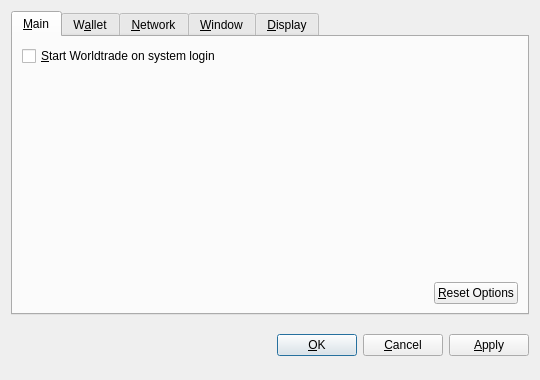
<?xml version="1.0" encoding="UTF-8"?>
<ui version="4.0">
 <class>OptionsDialog</class>
 <widget class="QDialog" name="OptionsDialog">
  <property name="geometry">
   <rect>
    <x>0</x>
    <y>0</y>
    <width>540</width>
    <height>380</height>
   </rect>
  </property>
  <property name="windowTitle">
   <string>Options</string>
  </property>
  <property name="modal">
   <bool>true</bool>
  </property>
  <layout class="QVBoxLayout" name="verticalLayout">
   <item>
    <widget class="QTabWidget" name="tabWidget">
     <property name="tabPosition">
      <enum>QTabWidget::North</enum>
     </property>
     <property name="currentIndex">
      <number>0</number>
     </property>
     <widget class="QWidget" name="tabMain">
      <attribute name="title">
       <string>&amp;Main</string>
      </attribute>
      <layout class="QVBoxLayout" name="verticalLayout_Main">
       <item>
        <widget class="QCheckBox" name="bitcoinAtStartup">
         <property name="toolTip">
          <string>Automatically start Worldtrade after logging in to the system.</string>
         </property>
         <property name="text">
          <string>&amp;Start Worldtrade on system login</string>
         </property>
        </widget>
       </item>
       <item>
        <spacer name="verticalSpacer_Main">
         <property name="orientation">
          <enum>Qt::Vertical</enum>
         </property>
         <property name="sizeHint" stdset="0">
          <size>
           <width>20</width>
           <height>40</height>
          </size>
         </property>
        </spacer>
       </item>
       <item>
        <layout class="QHBoxLayout" name="horizontalLayout_2_Main">
         <item>
          <spacer name="horizontalSpacer_2_Main">
           <property name="orientation">
            <enum>Qt::Horizontal</enum>
           </property>
           <property name="sizeHint" stdset="0">
            <size>
             <width>40</width>
             <height>20</height>
            </size>
           </property>
          </spacer>
         </item>
         <item>
          <widget class="QPushButton" name="resetButton">
           <property name="toolTip">
            <string>Reset all client options to default.</string>
           </property>
           <property name="text">
            <string>&amp;Reset Options</string>
           </property>
           <property name="autoDefault">
            <bool>false</bool>
           </property>
          </widget>
         </item>
        </layout>
       </item>
      </layout>
     </widget>
     <widget class="QWidget" name="tabWallet">
      <attribute name="title">
       <string>W&amp;allet</string>
      </attribute>
      <layout class="QVBoxLayout" name="verticalLayout_Network">
       <item>
        <widget class="QLabel" name="transactionFeeInfoLabel">
         <property name="text">
          <string>Optional transaction fee per kB that helps make sure your transactions are processed quickly. Most transactions are 1 kB.</string>
         </property>
         <property name="textFormat">
          <enum>Qt::PlainText</enum>
         </property>
         <property name="wordWrap">
          <bool>true</bool>
         </property>
        </widget>
       </item>
       <item>
        <layout class="QHBoxLayout" name="horizontalLayout_1_Main">
         <item>
          <widget class="QLabel" name="transactionFeeLabel">
           <property name="text">
            <string>Pay transaction &amp;fee</string>
           </property>
           <property name="textFormat">
            <enum>Qt::PlainText</enum>
           </property>
           <property name="buddy">
            <cstring>transactionFee</cstring>
           </property>
          </widget>
         </item>
         <item>
          <widget class="BitcoinAmountField" name="transactionFee"/>
         </item>
         <item>
          <spacer name="horizontalSpacer_1_Main">
           <property name="orientation">
            <enum>Qt::Horizontal</enum>
           </property>
           <property name="sizeHint" stdset="0">
            <size>
             <width>40</width>
             <height>20</height>
            </size>
           </property>
          </spacer>
         </item>
        </layout>
       </item>
       <item>
        <widget class="QLabel" name="label">
         <property name="text">
          <string>If you disable the spending of unconfirmed change, the change from a transaction cannot be used until that transaction has at least one confirmation. This also affects how your balance is computed.</string>
         </property>
         <property name="wordWrap">
          <bool>true</bool>
         </property>
        </widget>
       </item>
       <item>
        <widget class="QCheckBox" name="spendZeroConfChange">
         <property name="text">
          <string>Spend unconfirmed change  (experts only)</string>
         </property>
        </widget>
       </item>
       <item>
        <spacer name="verticalSpacer">
         <property name="orientation">
          <enum>Qt::Vertical</enum>
         </property>
         <property name="sizeHint" stdset="0">
          <size>
           <width>20</width>
           <height>40</height>
          </size>
         </property>
        </spacer>
       </item>
      </layout>
     </widget>
     <widget class="QWidget" name="tabNetwork">
      <attribute name="title">
       <string>&amp;Network</string>
      </attribute>
      <layout class="QVBoxLayout" name="verticalLayout_Network">
       <item>
        <widget class="QCheckBox" name="mapPortUpnp">
         <property name="toolTip">
          <string>Automatically open the Worldtrade client port on the router. This only works when your router supports UPnP and it is enabled.</string>
         </property>
         <property name="text">
          <string>Map port using &amp;UPnP</string>
         </property>
        </widget>
       </item>
       <item>
        <widget class="QCheckBox" name="connectSocks">
         <property name="toolTip">
          <string>Connect to the Worldtrade network through a SOCKS proxy (e.g. when connecting through Tor).</string>
         </property>
         <property name="text">
          <string>&amp;Connect through SOCKS proxy:</string>
         </property>
        </widget>
       </item>
       <item>
        <layout class="QHBoxLayout" name="horizontalLayout_Network">
         <item>
          <widget class="QLabel" name="proxyIpLabel">
           <property name="text">
            <string>Proxy &amp;IP:</string>
           </property>
           <property name="textFormat">
            <enum>Qt::PlainText</enum>
           </property>
           <property name="buddy">
            <cstring>proxyIp</cstring>
           </property>
          </widget>
         </item>
         <item>
          <widget class="QValidatedLineEdit" name="proxyIp">
           <property name="maximumSize">
            <size>
             <width>140</width>
             <height>16777215</height>
            </size>
           </property>
           <property name="toolTip">
            <string>IP address of the proxy (e.g. 127.0.0.1)</string>
           </property>
          </widget>
         </item>
         <item>
          <widget class="QLabel" name="proxyPortLabel">
           <property name="text">
            <string>&amp;Port:</string>
           </property>
           <property name="textFormat">
            <enum>Qt::PlainText</enum>
           </property>
           <property name="buddy">
            <cstring>proxyPort</cstring>
           </property>
          </widget>
         </item>
         <item>
          <widget class="QLineEdit" name="proxyPort">
           <property name="maximumSize">
            <size>
             <width>55</width>
             <height>16777215</height>
            </size>
           </property>
           <property name="toolTip">
            <string>Port of the proxy (e.g. 9050)</string>
           </property>
          </widget>
         </item>
         <item>
          <widget class="QLabel" name="socksVersionLabel">
           <property name="text">
            <string>SOCKS &amp;Version:</string>
           </property>
           <property name="textFormat">
            <enum>Qt::PlainText</enum>
           </property>
           <property name="buddy">
            <cstring>socksVersion</cstring>
           </property>
          </widget>
         </item>
         <item>
          <widget class="QValueComboBox" name="socksVersion">
           <property name="toolTip">
            <string>SOCKS version of the proxy (e.g. 5)</string>
           </property>
          </widget>
         </item>
         <item>
          <spacer name="horizontalSpacer_Network">
           <property name="orientation">
            <enum>Qt::Horizontal</enum>
           </property>
           <property name="sizeHint" stdset="0">
            <size>
             <width>40</width>
             <height>20</height>
            </size>
           </property>
          </spacer>
         </item>
        </layout>
       </item>
       <item>
        <spacer name="verticalSpacer_Network">
         <property name="orientation">
          <enum>Qt::Vertical</enum>
         </property>
         <property name="sizeHint" stdset="0">
          <size>
           <width>20</width>
           <height>40</height>
          </size>
         </property>
        </spacer>
       </item>
      </layout>
     </widget>
     <widget class="QWidget" name="tabWindow">
      <attribute name="title">
       <string>&amp;Window</string>
      </attribute>
      <layout class="QVBoxLayout" name="verticalLayout_Window">
       <item>
        <widget class="QCheckBox" name="minimizeToTray">
         <property name="toolTip">
          <string>Show only a tray icon after minimizing the window.</string>
         </property>
         <property name="text">
          <string>&amp;Minimize to the tray instead of the taskbar</string>
         </property>
        </widget>
       </item>
       <item>
        <widget class="QCheckBox" name="minimizeOnClose">
         <property name="toolTip">
          <string>Minimize instead of exit the application when the window is closed. When this option is enabled, the application will be closed only after selecting Quit in the menu.</string>
         </property>
         <property name="text">
          <string>M&amp;inimize on close</string>
         </property>
        </widget>
       </item>
       <item>
        <spacer name="verticalSpacer_Window">
         <property name="orientation">
          <enum>Qt::Vertical</enum>
         </property>
         <property name="sizeHint" stdset="0">
          <size>
           <width>20</width>
           <height>40</height>
          </size>
         </property>
        </spacer>
       </item>
      </layout>
     </widget>
     <widget class="QWidget" name="tabDisplay">
      <attribute name="title">
       <string>&amp;Display</string>
      </attribute>
      <layout class="QVBoxLayout" name="verticalLayout_Display">
       <item>
        <layout class="QHBoxLayout" name="horizontalLayout_1_Display">
         <item>
          <widget class="QLabel" name="langLabel">
           <property name="text">
            <string>User Interface &amp;language:</string>
           </property>
           <property name="textFormat">
            <enum>Qt::PlainText</enum>
           </property>
           <property name="buddy">
            <cstring>lang</cstring>
           </property>
          </widget>
         </item>
         <item>
          <widget class="QValueComboBox" name="lang">
           <property name="toolTip">
            <string>The user interface language can be set here. This setting will take effect after restarting Worldtrade.</string>
           </property>
          </widget>
         </item>
        </layout>
       </item>
       <item>
        <layout class="QHBoxLayout" name="horizontalLayout_2_Display">
         <item>
          <widget class="QLabel" name="unitLabel">
           <property name="text">
            <string>&amp;Unit to show amounts in:</string>
           </property>
           <property name="textFormat">
            <enum>Qt::PlainText</enum>
           </property>
           <property name="buddy">
            <cstring>unit</cstring>
           </property>
          </widget>
         </item>
         <item>
          <widget class="QValueComboBox" name="unit">
           <property name="toolTip">
            <string>Choose the default subdivision unit to show in the interface and when sending coins.</string>
           </property>
          </widget>
         </item>
        </layout>
       </item>
       <item>
        <widget class="QCheckBox" name="displayAddresses">
         <property name="toolTip">
          <string>Whether to show Worldtrade addresses in the transaction list or not.</string>
         </property>
         <property name="text">
          <string>&amp;Display addresses in transaction list</string>
         </property>
        </widget>
       </item>
       <item>
        <widget class="QCheckBox" name="coinControlFeatures">
         <property name="toolTip">
          <string>Whether to show coin control features or not.</string>
         </property>
         <property name="text">
          <string>Display coin &amp;control features (experts only!)</string>
         </property>
        </widget>
       </item>
       <item>
        <spacer name="verticalSpacer_Display">
         <property name="orientation">
          <enum>Qt::Vertical</enum>
         </property>
         <property name="sizeHint" stdset="0">
          <size>
           <width>20</width>
           <height>40</height>
          </size>
         </property>
        </spacer>
       </item>
      </layout>
     </widget>
    </widget>
   </item>
   <item>
    <layout class="QHBoxLayout" name="horizontalLayout_Buttons">
     <item>
      <spacer name="horizontalSpacer_1">
       <property name="orientation">
        <enum>Qt::Horizontal</enum>
       </property>
       <property name="sizeHint" stdset="0">
        <size>
         <width>40</width>
         <height>48</height>
        </size>
       </property>
      </spacer>
     </item>
     <item>
      <widget class="QLabel" name="statusLabel">
       <property name="font">
        <font>
         <weight>75</weight>
         <bold>true</bold>
        </font>
       </property>
       <property name="text">
        <string/>
       </property>
       <property name="textFormat">
        <enum>Qt::PlainText</enum>
       </property>
       <property name="wordWrap">
        <bool>true</bool>
       </property>
      </widget>
     </item>
     <item>
      <spacer name="horizontalSpacer_2">
       <property name="orientation">
        <enum>Qt::Horizontal</enum>
       </property>
       <property name="sizeHint" stdset="0">
        <size>
         <width>40</width>
         <height>48</height>
        </size>
       </property>
      </spacer>
     </item>
     <item>
      <widget class="QPushButton" name="okButton">
       <property name="text">
        <string>&amp;OK</string>
       </property>
      </widget>
     </item>
     <item>
      <widget class="QPushButton" name="cancelButton">
       <property name="text">
        <string>&amp;Cancel</string>
       </property>
       <property name="autoDefault">
        <bool>false</bool>
       </property>
      </widget>
     </item>
     <item>
      <widget class="QPushButton" name="applyButton">
       <property name="text">
        <string>&amp;Apply</string>
       </property>
       <property name="autoDefault">
        <bool>false</bool>
       </property>
      </widget>
     </item>
    </layout>
   </item>
  </layout>
 </widget>
 <customwidgets>
  <customwidget>
   <class>BitcoinAmountField</class>
   <extends>QSpinBox</extends>
   <header>bitcoinamountfield.h</header>
  </customwidget>
  <customwidget>
   <class>QValueComboBox</class>
   <extends>QComboBox</extends>
   <header>qvaluecombobox.h</header>
  </customwidget>
  <customwidget>
   <class>QValidatedLineEdit</class>
   <extends>QLineEdit</extends>
   <header>qvalidatedlineedit.h</header>
  </customwidget>
 </customwidgets>
 <resources/>
 <connections/>
</ui>
